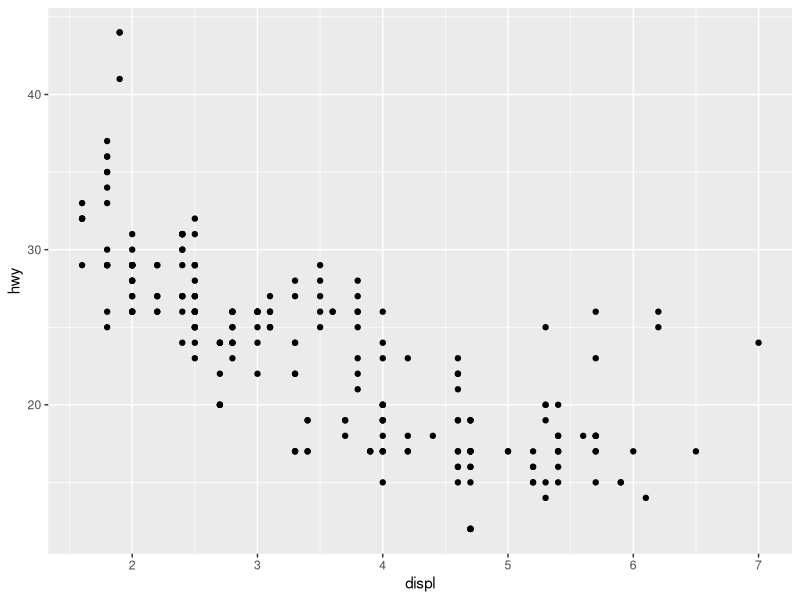
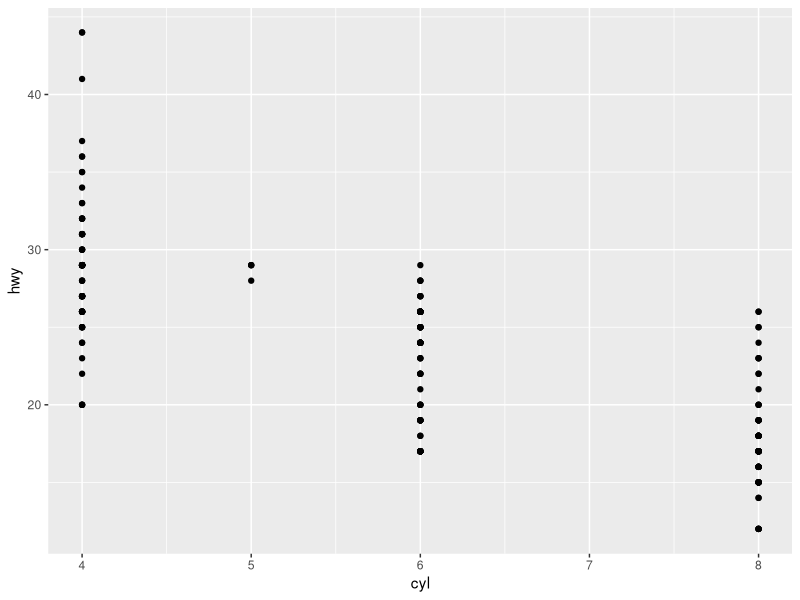
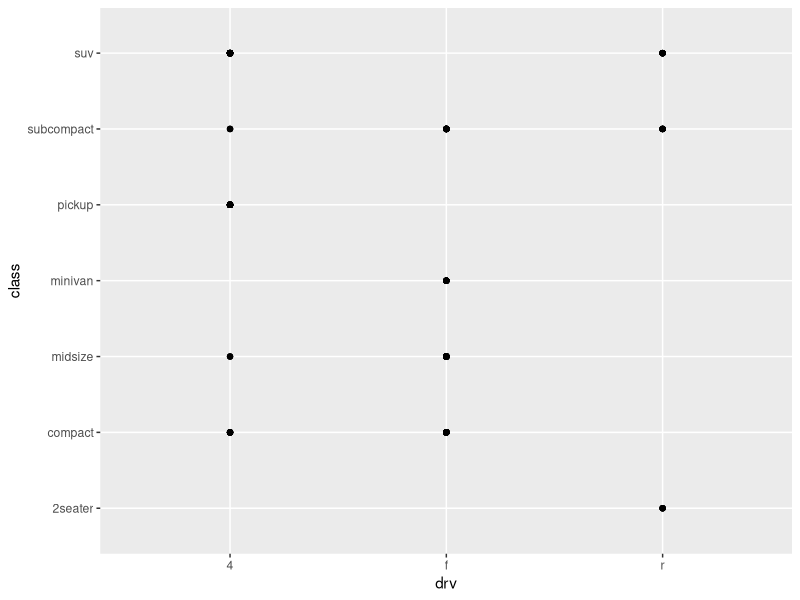
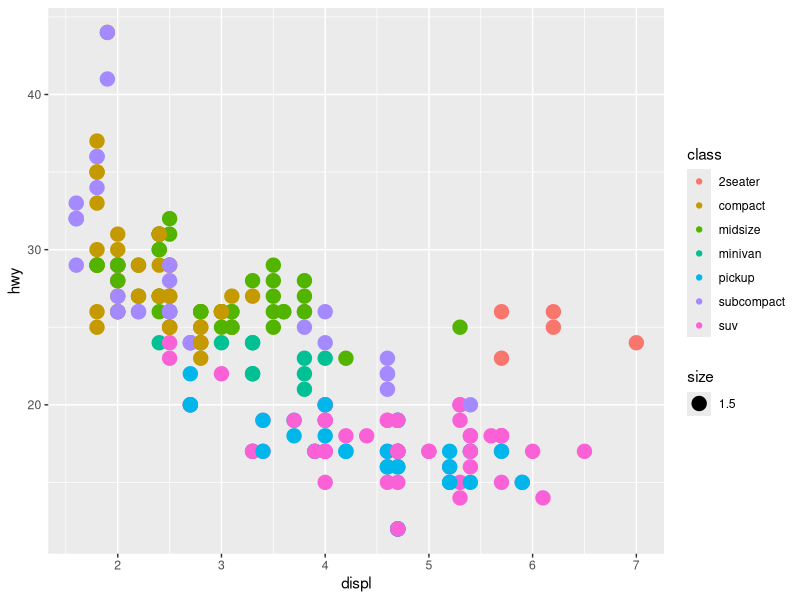
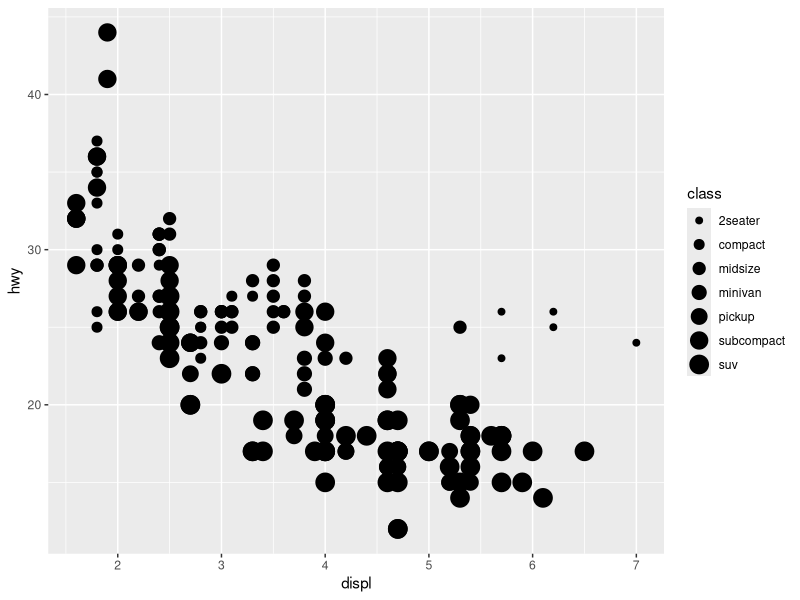
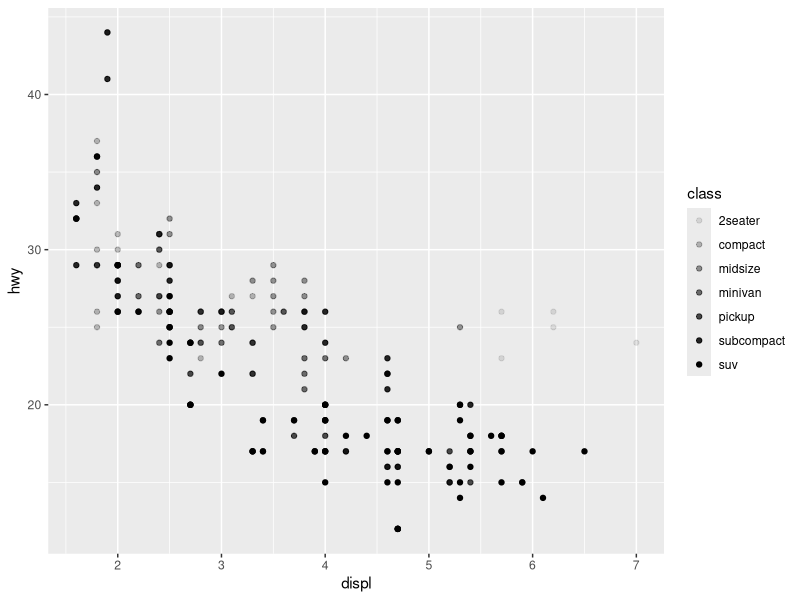
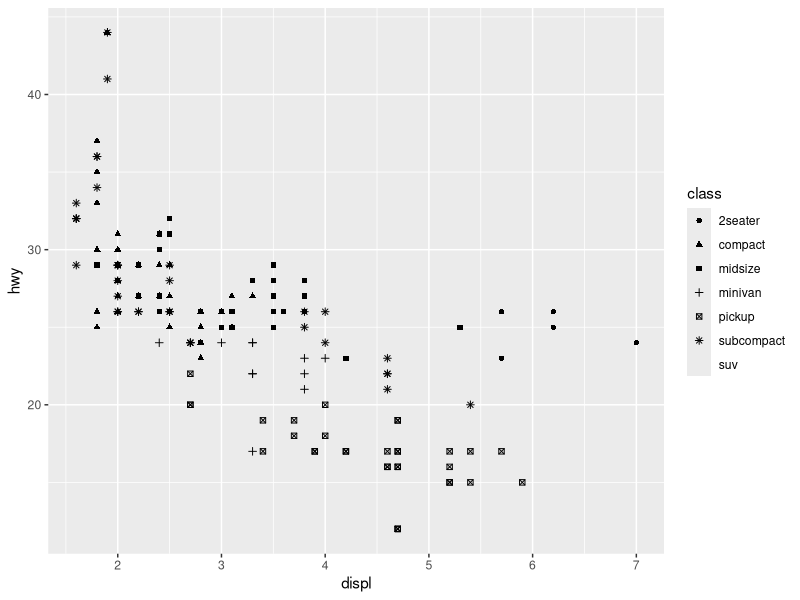
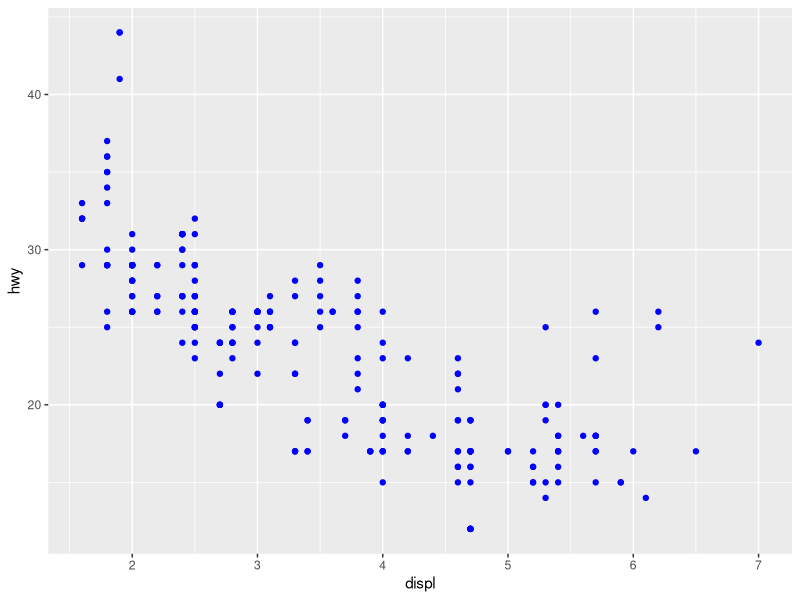

Here is the R script that generated these plots, in order:
## ---- chunk 1
library(tidyverse)
## ---- chunk 2
ggplot(data = mpg) + 
  geom_point(mapping = aes(x = displ, y = hwy))
## ---- chunk 3
ggplot(data = mpg)+
geom_point(mapping = aes(x= cyl,y=hwy))
## ---- chunk 4
ggplot(data=mpg)+
  geom_point(mapping = aes(x=drv,y=class))
## ---- chunk 5
ggplot(data = mpg)+
geom_point(mapping = aes(x=displ,y=hwy,color=class,size=1.5))
## ---- chunk 6
ggplot(data = mpg) + 
  geom_point(mapping = aes(x = displ, y = hwy, size = class))
## ---- chunk 7
## left
ggplot(data = mpg) + 
  geom_point(mapping = aes(x = displ, y = hwy, alpha = class))
# Right
ggplot(data = mpg) + 
  geom_point(mapping = aes(x = displ, y = hwy, shape = class))
## ---- chunk 8
ggplot(data = mpg) + 
  geom_point(mapping = aes(x = displ, y = hwy), color = "blue")
## ---- chunk 9
ggplot(data = mpg) + 
  geom_point(mapping = aes(x = displ, y = hwy ,color = "blue"))
## ---- chunk 10
ggplot(data = mpg)+
  geom_point(mapping = aes(x = displ, y =hwy))+
facet_wrap(~class, nrow=2)
## ---- chunk 11
ggplot(data = mpg)+
  geom_point(mapping = aes(x=displ,y=hwy))+
  facet_grid(drv ~ cyl)
